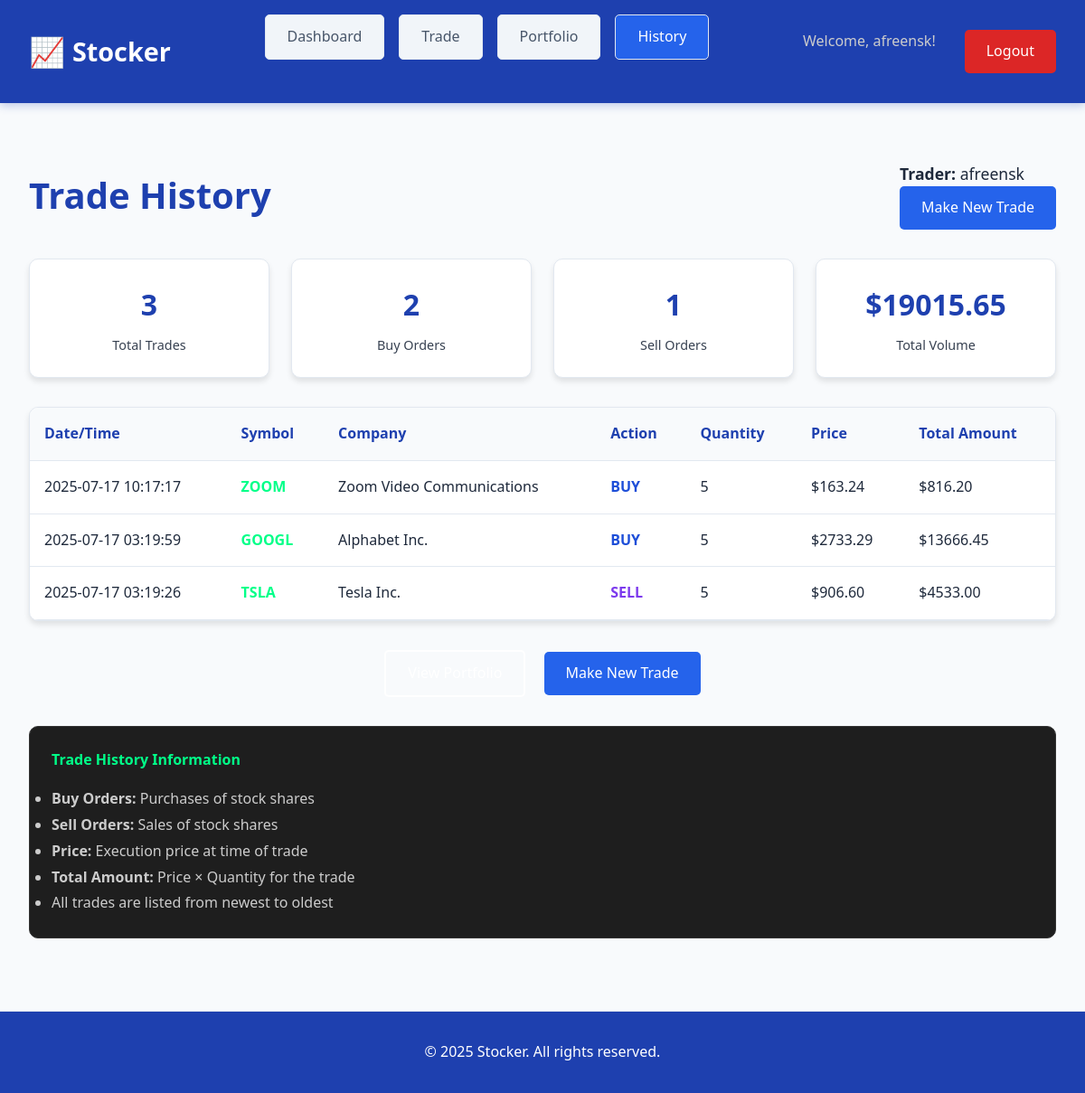
Screenshot of /history (signed in) with the database file from the repository.
### tables this page shows
CREATE TABLE trade_history (
            id INTEGER PRIMARY KEY AUTOINCREMENT,
            user_id INTEGER,
            stock_symbol TEXT,
            action TEXT,
            quantity INTEGER,
            price REAL,
            total_amount REAL,
            trade_date TIMESTAMP DEFAULT CURRENT_TIMESTAMP,
            FOREIGN KEY (user_id) REFERENCES users (id)
        );

### app.py (the view)
@app.route('/history')
def history():
    if 'user_id' not in session or session['role'] != 'Trader':
        return redirect(url_for('login'))
    conn = sqlite3.connect('stocker.db')
    cursor = conn.cursor()
    cursor.execute('''
        SELECT stock_symbol, action, quantity, price, total_amount, trade_date
        FROM trade_history WHERE user_id = ? ORDER BY trade_date DESC
    ''', (session['user_id'],))
    history_data = []
    for row in cursor.fetchall():
        stock_symbol, action, quantity, price, total_amount, trade_date = row
        history_data.append({
            'symbol': stock_symbol,
            'name': STOCKS[stock_symbol]['name'],
            'action': action,
            'quantity': quantity,
            'price': price,
            'total_amount': total_amount,
            'trade_date': trade_date
        })
    conn.close()
    return render_template('history.html', history=history_data)

### templates/history.html (shortened to what this page needs)
<!DOCTYPE html>
<html lang="en">
<head>
    <link rel="stylesheet" href="{{ url_for('static', filename='styles.css') }}">
</head>
<body>
    <header>
        <div class="header-container">
            <div class="logo">
                <span class="logo-icon">📈</span>
                <a href="{{ url_for('dashboard') }}" style="color: inherit; text-decoration: none;">Stocker</a>
            </div>
            <div class="nav-menu-container">
                <a href="{{ url_for('dashboard') }}" class="nav-link">Dashboard</a>
                <a href="{{ url_for('trade') }}" class="nav-link">Trade</a>
                <a href="{{ url_for('portfolio') }}" class="nav-link">Portfolio</a>
                <a href="{{ url_for('history') }}" class="nav-link active">History</a>
            </div>
            <div class="auth-buttons">
                <span style="color: #cccccc; margin-right: 1rem;">Welcome, {{ session.username }}!</span>
                <a href="{{ url_for('logout') }}" class="btn btn-danger">Logout</a>
            </div>
        </div>
    </header>
    <main>
        <div class="dashboard-container">
            <div class="dashboard-header">
                <h1 class="dashboard-title">Trade History</h1>
                <div class="user-info">
                    <p><strong>Trader:</strong> {{ session.username }}</p>
                    <a href="{{ url_for('trade') }}" class="btn btn-primary">Make New Trade</a>
                </div>
            </div>
            {% if history %}
            <div class="stats-grid">
                <div class="stat-card">
                    <div class="stat-value">{{ history|length }}</div>
                    <div class="stat-label">Total Trades</div>
                </div>
                <div class="stat-card">
                    <div class="stat-value">{{ history|selectattr('action', 'equalto', 'buy')|list|length }}</div>
                    <div class="stat-label">Buy Orders</div>
                </div>
                <div class="stat-card">
                    <div class="stat-value">{{ history|selectattr('action', 'equalto', 'sell')|list|length }}</div>
                    <div class="stat-label">Sell Orders</div>
                </div>
                <div class="stat-card">
                    <div class="stat-value">${{ "%.2f"|format(history|sum(attribute='total_amount')) }}</div>
                    <div class="stat-label">Total Volume</div>
                </div>
            </div>
            <div class="table-container">
                <table class="table">
                    <thead>
                        <tr>
                            <th>Date/Time</th>
                            <th>Symbol</th>
                            <th>Company</th>
                            <th>Action</th>
                            <th>Quantity</th>
                            <th>Price</th>
                            <th>Total Amount</th>
                        </tr>
                    </thead>
                    <tbody>
                        {% for trade in history %}
                        <tr>
                            <td>{{ trade.trade_date }}</td>
                            <td><strong style="color: #00ff88;">{{ trade.symbol }}</strong></td>
                            <td>{{ trade.name }}</td>
                            <td>
                                <span class="action-{{ trade.action }}">
                                    {{ trade.action.upper() }}
                                </span>
                            </td>
                            <td>{{ trade.quantity }}</td>
                            <td>${{ "%.2f"|format(trade.price) }}</td>
                            <td>${{ "%.2f"|format(trade.total_amount) }}</td>
                        </tr>
                        {% endfor %}
                    </tbody>
                </table>
            </div>
            <div style="text-align: center; margin-top: 2rem;">
                <a href="{{ url_for('portfolio') }}" class="btn btn-secondary">View Portfolio</a>
                <a href="{{ url_for('trade') }}" class="btn btn-primary" style="margin-left: 1rem;">Make New Trade</a>
            </div>
            {% else %}
            <div class="empty-state">
                <h3>No Trade History</h3>
                <p>You haven't made any trades yet. Start by making your first trade!</p>
                <a href="{{ url_for('trade') }}" class="btn btn-primary" style="margin-top: 1rem;">Start Trading</a>
            </div>
            {% endif %}
            <div style="background-color: #1e1e1e; padding: 1.5rem; border-radius: 10px; margin-top: 2rem; border: 1px solid #333;">
                <h4 style="color: #00ff88; margin-bottom: 1rem;">Trade History Information</h4>
                <ul style="color: #cccccc; line-height: 1.8;">
                    <li><strong>Buy Orders:</strong> Purchases of stock shares</li>
                    <li><strong>Sell Orders:</strong> Sales of stock shares</li>
                    <li><strong>Price:</strong> Execution price at time of trade</li>
                    <li><strong>Total Amount:</strong> Price × Quantity for the trade</li>
                    <li>All trades are listed from newest to oldest</li>
                </ul>
            </div>
        </div>
    </main>
    <footer>
        <div class="footer-content">
            <p>&copy; 2025 Stocker. All rights reserved.</p>
        </div>
    </footer>
</body>
</html>

### static/styles.css (style rules this page uses)
* { margin: 0; padding: 0; box-sizing: border-box; }
body { font-family: 'Segoe UI', Tahoma, Geneva, Verdana, sans-serif; background-color: #f8fafc; color: #1e293b; line-height: 1.6; min-height: 100vh; }
header { background-color: #1e40af; padding: 1rem 0; box-shadow: 0 2px 10px rgba(30, 64, 175, 0.3); position: sticky; top: 0; z-index: 1000; }
.header-container { max-width: 1200px; margin: 0 auto; display: flex; justify-content: space-between; align-items: center; padding: 0 2rem; }
.logo { display: flex; align-items: center; font-size: 1.8rem; font-weight: bold; color: #ffffff; }
.logo-icon { margin-right: 0.5rem; font-size: 2rem; }
.auth-buttons { display: flex; gap: 1rem; }
.btn { padding: 0.7rem 1.5rem; border: none; border-radius: 5px; cursor: pointer; font-size: 1rem; transition: all 0.3s ease; text-decoration: none; display: inline-block; text-align: center; }
.btn-primary { background-color: #2563eb; color: #ffffff; }
.btn-secondary { background-color: transparent; color: #ffffff; border: 2px solid #ffffff; }
.btn-danger { background-color: #dc2626; color: white; }
main { max-width: 1200px; margin: 2rem auto; padding: 0 2rem; }
.dashboard-container { padding: 2rem 0; }
.dashboard-header { display: flex; justify-content: space-between; align-items: center; margin-bottom: 2rem; }
.dashboard-title { color: #1e40af; font-size: 2.5rem; font-weight: bold; }
.user-info { color: #1e293b; font-size: 1.1rem; font-weight: 500; }
.table-container { background-color: #ffffff; border-radius: 10px; overflow: hidden; margin-bottom: 2rem; box-shadow: 0 4px 6px rgba(0, 0, 0, 0.1); border: 1px solid #e2e8f0; }
.table { width: 100%; border-collapse: collapse; }
.table th, .table td { padding: 1rem; text-align: left; border-bottom: 1px solid #e2e8f0; }
.table th { background-color: #f8fafc; color: #1e40af; font-weight: bold; font-size: 1rem; }
.table td { color: #1e293b; font-weight: 500; }
.stats-grid { display: grid; grid-template-columns: repeat(auto-fit, minmax(250px, 1fr)); gap: 1.5rem; margin-bottom: 2rem; }
.stat-card { background-color: #ffffff; padding: 1.5rem; border-radius: 10px; text-align: center; border: 1px solid #e2e8f0; box-shadow: 0 4px 6px rgba(0, 0, 0, 0.1); }
.stat-value { font-size: 2rem; font-weight: bold; color: #1e40af; margin-bottom: 0.5rem; }
.stat-label { color: #374151; font-size: 0.9rem; font-weight: 500; }
.nav-menu-container { display: flex; gap: 1rem; margin-bottom: 2rem; }
.nav-link { padding: 0.7rem 1.5rem; background-color: #f1f5f9; color: #475569; text-decoration: none; border-radius: 5px; transition: all 0.3s ease; border: 1px solid #e2e8f0; }
.nav-link.active { background-color: #2563eb; color: #ffffff; }
.action-buy { color: #1d4ed8; font-weight: bold; }
.action-sell { color: #7c3aed; font-weight: bold; }
footer { background-color: #1e40af; padding: 2rem 0; text-align: center; margin-top: 3rem; border-top: 1px solid #e2e8f0; }
.footer-content { max-width: 1200px; margin: 0 auto; color: #ffffff; }

### rows the page displays
trade_history: trade_date "2025-07-17 10:17:17", symbol "ZOOM", name "Zoom Video Communications", action "BUY", quantity "5", price "163.24", total_amount "816.20"
trade_history: trade_date "2025-07-17 03:19:59", symbol "GOOGL", name "Alphabet Inc.", action "BUY", quantity "5", price "2733.29", total_amount "13666.45"
trade_history: trade_date "2025-07-17 03:19:26", symbol "TSLA", name "Tesla Inc.", action "SELL", quantity "5", price "906.60", total_amount "4533.00"

### other values shown
{{ session.username }} "afreensk"
{{ history|length }} "3"
{{ history|selectattr('action', 'equalto', 'buy')|list|length }} "2"
{{ history|selectattr('action', 'equalto', 'sell')|list|length }} "1"
{{ "%.2f"|format(history|sum(attribute='total_amount')) }} "19015.65"
